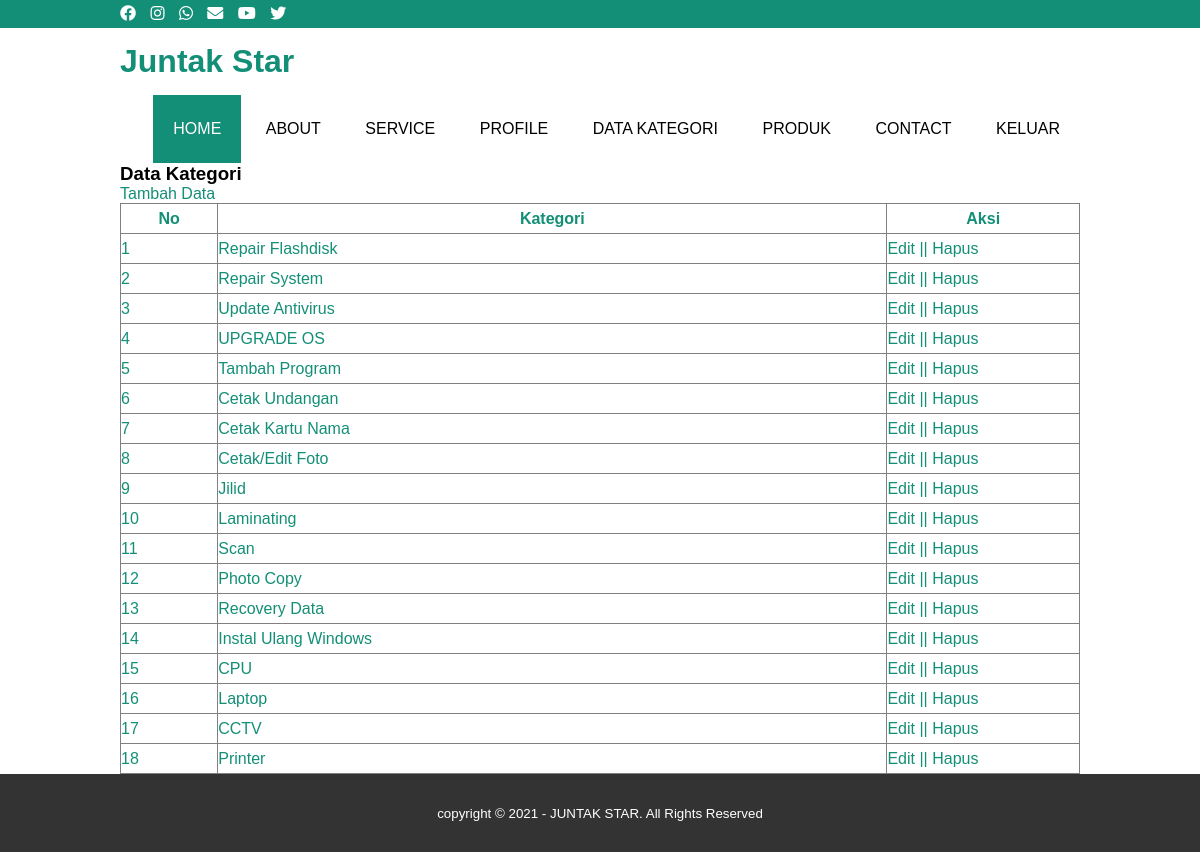
The page /data_kategori.php (signed in) on the database its author committed.
### tables this page shows
CREATE TABLE `tb_category` (
  `category_id` int(11) NOT NULL,
  `category_name` varchar(25) NOT NULL
);

### data_kategori.php (the view, shortened to what this page needs)
<?php
 include 'config.php';
?>
<!DOCTYPE html>
<html>
<head>
	<link rel="stylesheet" type="text/css" href="style.css">
	<link rel="stylesheet" type="text/css" href="https://cdnjs.cloudflare.com/ajax/libs/font-awesome/5.13.0/css/all.min.css">
</head>
<body>
	<div class="medsos">
		<div class="container">
			<ul>
				<li><a href="#"><i class="fab fa-facebook"></i></a></li>
				<li><a href="#"><i class="fab fa-instagram"></i></a></li>
				<li><a href="#"><i class="fab fa-whatsapp"></i></a></li>
				<li><a href="#"><i class="fas fa-envelope"></i></li>
				<li><a href="#"><i class="fab fa-youtube"></i></a></li>
				<li><a href="#"><i class="fab fa-twitter"></i></a></li>
			</ul>
		</div>
	</div>
	<header>
		<div class="container">
		<h1><a href="data_kategori.php">Juntak Star</a></h1>
		<ul>
			<li class="active"><a href="dashboard.php">HOME</a></li>
			<li><a href="about.html">ABOUT</a></li>
			<li><a href="service.html">SERVICE</a></li>
			<li><a href="profile.php">PROFILE</a></li>
			<li><a href="data_kategori.php">DATA KATEGORI</a></li>
			<li><a href="data-produk.php">PRODUK</a></li>
			<li><a href="contact.html">CONTACT</a></li>
			<li><a href="keluar.php">KELUAR</a></li>
		</ul>
	</div>
</header>
<div class="section">
	<div class="container">
		<h3>Data Kategori</h3>
		<div class="box">
			<p><a href="tambah-kategori.php">Tambah Data</a></p>
			<table border="1" cellspacing="0" class="table">
				<thead>
					<tr>
						<th width="50px">No</th>
						<th width="350px">Kategori</th>
						<th width="100px">Aksi</th>
					</tr>
				</thead>
				<tbody>
					<?php
						$no = 1;
						$Kategori = mysqli_query($conn, "SELECT * FROM tb_category ORDER BY category_id DESC");
							while($row = mysqli_fetch_array($Kategori)){
					?>
					<tr>
						<td><?php echo $no++ ?></td>
						<td><?php echo $row['category_name'] ?></td>
						<td>
							<a href="edit-kategori.php?id=<?php echo $row['category_id'] ?>">Edit</a> || <a href="proses-hapus.php?idk=<?php echo $row['category_id'] ?>" onclick ="return confirm('Yakin Ingin Hapus ?')">Hapus</a>
						</td>
					</tr>
						<?php } ?>
				</tbody>
			</table>
		</div>
	</div>
</div>
<footer>
	<div class="container">
		<small>copyright &copy; 2021 - JUNTAK STAR. All Rights Reserved</small>
</footer>
</body>
</html>

### style.css (style rules this page uses)
* { padding: 0; margin: 0; font-family: sans-serif; }
a { color: inherit; text-decoration: none; }
.medsos { padding: 5px 0; background-color: #148f77 }
.medsos ul li { display: inline-block; color: #fff; margin-right: 10px; }
.container { width: 80%; margin: 0 auto; }
.container:after { content: ""; display:block; clear: both; }
header h1 { float: left; padding: 15px 0; color: #148f77; }
header ul { float: right; }
header ul li { display: inline-block; }
header ul li a { padding:25px 20px; display: inline-block; }
.active { background-color: #148f77; color: #fff; }
.box { color: #148f77; }
.box:after { content: ''; display: block; clear: both; }
footer { padding: 30px 0; background-color: #333; color: #fff; text-align: center; }
.table { width: 100%; border-collapse: collapse; }
.table tr { height: 30px; }

### rows shown on the page
tb_category: category_name "Repair Flashdisk"
tb_category: category_name "Repair System"
tb_category: category_name "Update Antivirus"
tb_category: category_name "UPGRADE OS"
tb_category: category_name "Tambah Program"
tb_category: category_name "Cetak Undangan"
tb_category: category_name "Cetak Kartu Nama"
tb_category: category_name "Cetak/Edit Foto"
tb_category: category_name "Jilid"
tb_category: category_name "Laminating"
tb_category: category_name "Scan"
tb_category: category_name "Photo Copy"
tb_category: category_name "Recovery Data"
tb_category: category_name "Instal Ulang Windows"
tb_category: category_name "CPU"
tb_category: category_name "Laptop"
tb_category: category_name "CCTV"
tb_category: category_name "Printer"
